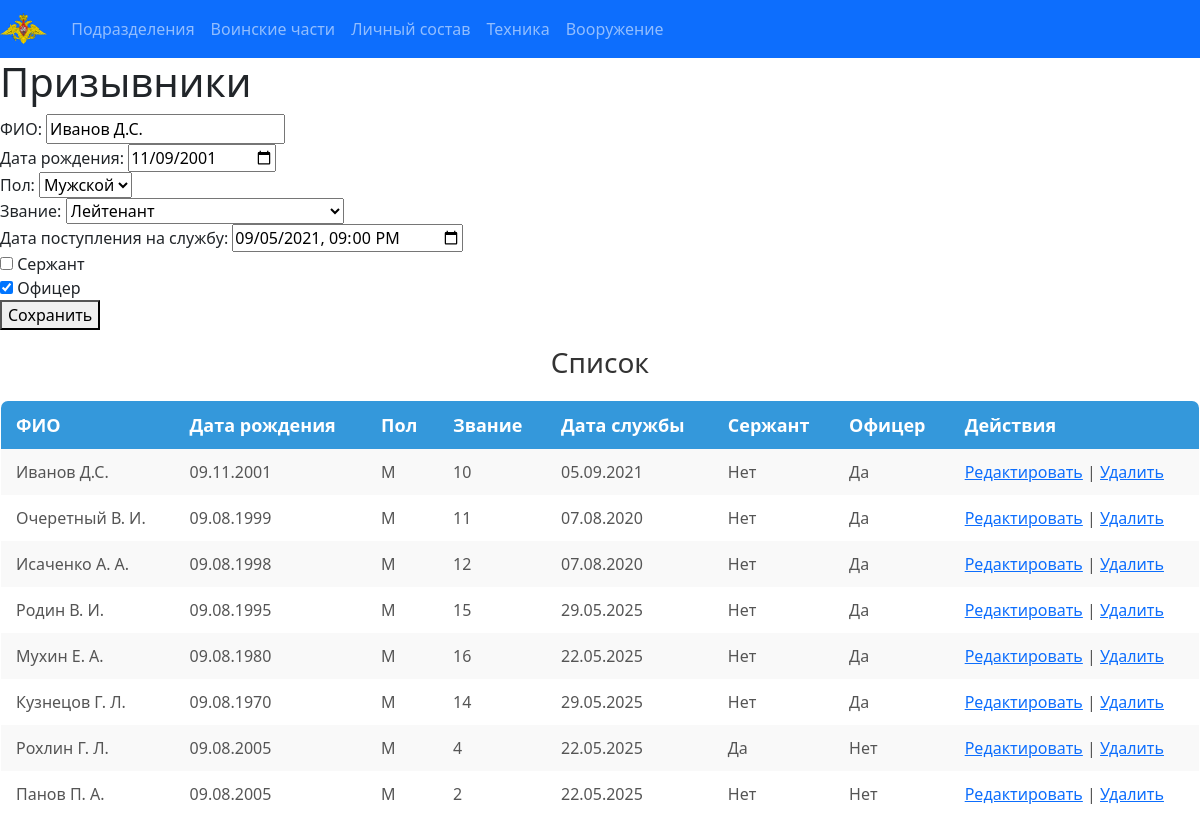
The app's page /MillitaryDistrict/admin.php?edit=1 with its own data.
### tables this page shows
CREATE TABLE `recruit` (
  `id` int NOT NULL,
  `name` varchar(100) NOT NULL,
  `age` datetime NOT NULL,
  `sex` tinyint(1) NOT NULL,
  `rank_id` int NOT NULL,
  `service_len` timestamp NOT NULL,
  `IsSergeant` tinyint(1) DEFAULT NULL,
  `IsOfficer` tinyint(1) DEFAULT NULL,
  `education` int DEFAULT NULL
);

CREATE TABLE `mil_rank` (
  `id` int NOT NULL,
  `name` varchar(100) DEFAULT NULL
);

### MillitaryDistrict/admin.php (the view, shortened to what this page needs)
<?php
require 'shared/header.php';
require 'db_connect/db_connection.php';
$edit = null;
if (isset($_GET['edit'])) {
    $stmt = $pdo->prepare("SELECT * FROM recruit WHERE id = ?");
    $stmt->execute([$_GET['edit']]);
    $edit = $stmt->fetch(PDO::FETCH_ASSOC);
}
$recruits = $pdo->query("SELECT * FROM recruit")->fetchAll(PDO::FETCH_ASSOC);
$ranks = $pdo->query("SELECT * FROM mil_rank")->fetchAll(PDO::FETCH_ASSOC);
?>
<!DOCTYPE html>
<html>
<head>
</head>
<body>
    <h1>Призывники</h1>
    <form method="post">
        <label>ФИО: <input type="text" name="name" required value="<?= $edit['name'] ?? '' ?>"></label><br>
        <label>Дата рождения: <input type="date" name="age" value="<?= isset($edit['age']) ? date('Y-m-d', strtotime($edit['age'])) : '' ?>" required></label><br>
        <label>Пол:
            <select name="sex">
                <option value="0" <?= (isset($edit['sex']) && $edit['sex'] == 0) ? 'selected' : '' ?>>Мужской</option>
            </select>
        </label><br>
        <label>Звание:
            <select name="rank_id">
                <?php foreach ($ranks as $rank): ?>
                    <option value="<?= $rank['id'] ?>" <?= (isset($edit['rank_id']) && $edit['rank_id'] == $rank['id']) ? 'selected' : '' ?>><?= $rank['name'] ?></option>
                <?php endforeach; ?>
            </select>
        </label><br>
        <label>Дата поступления на службу: <input type="datetime-local" name="service_len" value="<?= isset($edit['service_len']) ? date('Y-m-d\TH:i', strtotime($edit['service_len'])) : '' ?>" required></label><br>
        <label><input type="checkbox" name="is_sergeant" <?= (isset($edit['IsSergeant']) && $edit['IsSergeant']) ? 'checked' : '' ?>> Сержант</label><br>
        <label><input type="checkbox" name="is_officer" <?= (isset($edit['IsOfficer']) && $edit['IsOfficer']) ? 'checked' : '' ?>> Офицер</label><br>
        <button type="submit">Сохранить</button>
    </form>
    <h2>Список</h2>
    <table border="1" cellpadding="5">
        <tr>
            <th>ФИО</th>
            <th>Дата рождения</th>
            <th>Пол</th>
            <th>Звание</th>
            <th>Дата службы</th>
            <th>Сержант</th>
            <th>Офицер</th>
            <th>Действия</th>
        </tr>
        <?php foreach ($recruits as $r): ?>
            <tr>
                <td><?= htmlspecialchars($r['name']) ?></td>
                <td><?= date('d.m.Y', strtotime($r['age'])) ?></td>
                <td><?= $r['sex'] ? 'Ж' : 'М' ?></td>
                <td><?= $r['rank_id'] ?></td>
                <td><?= date('d.m.Y', strtotime($r['service_len'])) ?></td>
                <td><?= $r['IsSergeant'] ? 'Да' : 'Нет' ?></td>
                <td><?= $r['IsOfficer'] ? 'Да' : 'Нет' ?></td>
                <td>
                    <a href="?edit=<?= $r['id'] ?>">Редактировать</a> |
                    <a href="?delete=<?= $r['id'] ?>" onclick="return confirm('Удалить запись?')">Удалить</a>
                </td>
            </tr>
        <?php endforeach; ?>
    </table>
</body>
</html>

### MillitaryDistrict/css/style.css (style rules this page uses)
h2 { text-align: center; color: #333; font-size: 28px; margin-bottom: 20px; }
table { width: 100%; border-collapse: collapse; background-color: #fff; border-radius: 8px; overflow: hidden; }
th, td { padding: 12px 15px; text-align: left; }
th { background-color: #3498db; color: #ffffff; font-size: 18px; }
td { font-size: 16px; color: #555; }
tr:nth-child(even) { background-color: #f9f9f9; }

### MillitaryDistrict/shared/header.php (style rules this page uses)
h2 { text-align: center; color: #333; font-size: 28px; margin-bottom: 20px; }
table { width: 100%; border-collapse: collapse; background-color: #fff; border-radius: 8px; overflow: hidden; }
th, td { padding: 12px 15px; text-align: left; }
th { background-color: #3498db; color: #ffffff; font-size: 18px; }
td { font-size: 16px; color: #555; }
tr:nth-child(even) { background-color: #f9f9f9; }

### records on screen
recruit: name "Иванов Д.С.", age "11/09/2001", sex "Мужской", rank_id "Лейтенант", service_len "09/05/2021 21:00", IsOfficer "☑", age "09.11.2001", rank "10", service_len "05.09.2021", shows "Нет", shows "Да"
recruit: name "Очеретный В. И.", age "09.08.1999", sex "М", rank "11", service_len "07.08.2020", IsSergeant "Нет", IsOfficer "Да"
recruit: name "Исаченко А. А.", age "09.08.1998", sex "М", rank "12", service_len "07.08.2020", IsSergeant "Нет", IsOfficer "Да"
recruit: name "Родин В. И.", age "09.08.1995", sex "М", rank "15", service_len "29.05.2025", IsSergeant "Нет", IsOfficer "Да"
recruit: name "Мухин Е. А.", age "09.08.1980", sex "М", rank "16", service_len "22.05.2025", IsSergeant "Нет", IsOfficer "Да"
recruit: name "Кузнецов Г. Л.", age "09.08.1970", sex "М", rank "14", service_len "29.05.2025", IsSergeant "Нет", IsOfficer "Да"
recruit: name "Рохлин Г. Л.", age "09.08.2005", sex "М", rank "4", service_len "22.05.2025", IsSergeant "Да", IsOfficer "Нет"
recruit: name "Панов П. А.", age "09.08.2005", sex "М", rank "2", service_len "22.05.2025", IsSergeant "Нет", IsOfficer "Нет"
